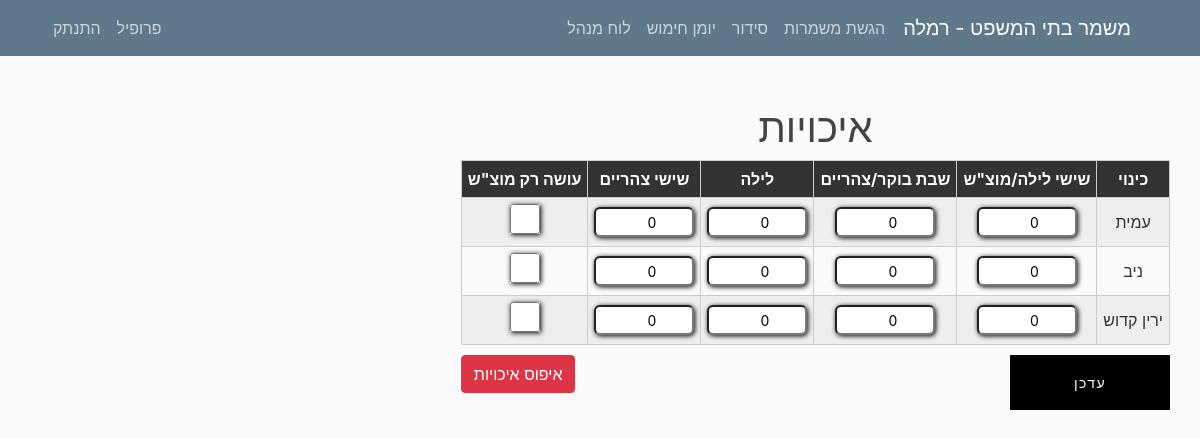
Page /quality/list/ (signed in) on the committed database.
### mishmar/models.py (models this page shows, shortened)
class Settings(models.Model):
    submitting = models.BooleanField(default=True, verbose_name="ניתן להגיש/לשנות הגשות")
    pin_code = models.IntegerField(default=1234, verbose_name="קוד זיהוי")
    officer = models.CharField(max_length=20, verbose_name="קצין מתקן")
    city = models.CharField(max_length=100, verbose_name="עיר")
    max_seq0 = models.IntegerField(default=2, verbose_name="מספר רצפים מקסימלי לילה לצהריים")
    max_seq1 = models.IntegerField(default=2, verbose_name="מספר רצפים מקסימלי צהריים לבוקר")
    version = models.CharField(max_length=10, default="1.0", verbose_name="גרסה")
    friday_morning = models.BooleanField(default=False, verbose_name="שישי בוקר נחשב במינימום הגשות?", blank=True)
    friday_noon = models.BooleanField(default=False, verbose_name="שישי בצהריים נחשב במינימום הגשות?", blank=True)
    num_mags = models.PositiveIntegerField(default=3, verbose_name="מספר מחסניות")
    hand_cuffs = models.PositiveIntegerField(default=8, verbose_name="מספר אזיקים")
    num_mag_cases = models.PositiveIntegerField(default=8, verbose_name="מספר פונדות")
    num_gun_cases = models.PositiveIntegerField(default=8, verbose_name="מספר נרתיקים")

### users/models.py (models this page shows, shortened)
class UserSettings(models.Model):
    user = models.OneToOneField(User, on_delete=models.CASCADE)
    nickname = models.CharField(default="אין", max_length=20, verbose_name="כינוי", blank=True)
    night = models.IntegerField(default=0, verbose_name="לילה")
    sat_night = models.IntegerField(default=0, verbose_name="שישי לילה/מוצ\"ש")
    fri_noon = models.IntegerField(default=0, verbose_name="שישי צהריים")
    sat_morning = models.IntegerField(default=0, verbose_name="שבת בוקר/צהריים")
    image = models.TextField(default="", verbose_name="תמונה", blank=True)
    sat = models.BooleanField(default=False, verbose_name="עושה רק מוצ\"ש")
    language = models.CharField(default="hebrew", max_length=30, verbose_name="שפה")
    class Meta:
        verbose_name = "הגדרות משתמש"
        verbose_name_plural = "הגדרות משתמשים"

### users/views.py (the view, shortened to what this page needs)
# urls.py: path('quality/list/', user_views.QualityUserListView.as_view(), name="quality-list"),
class QualityUserListView(LoginRequiredMixin, UserPassesTestMixin, ListView):
    model = USettings
    queryset = USettings.objects.all().exclude(user__username='admin').exclude(user__username='metagber')
    template_name = 'users/quality_user_list.html'
    context_object_name = 'users'
    ordering = ['id']
    def test_func(self):
        return isStaff(self.request.user)

### mishmar/views.py (called while the page is built)
@register.filter
def get_city(string):
    settings = Settings.objects.all().first()
    return settings.city

@register.filter
def isStaff(user):
    return user.groups.filter(name='staff').exists()

@register.filter
def getmonth(month):
    letter = month.lower()[0]
    if (letter >= 'a' and letter <= 'z'):
        return month
    else:
        months_he = ["ינו", "פבר", "מרץ", "אפר", "מאי", "יונ", "יול", "אוג", "ספט", "אוק", "נוב", "דצמ"]
        months = ["jan", "feb", "mar", "apr", "may", "jun", "jul", "aug", "sep", "oct", "nov", "dec"]
        return months[months_he.index(month)]

@register.filter
def getday(string):
    letter = datetime.datetime.now().strftime("%b").lower()[0]
    if (letter >= 'a' and letter <= 'z'):
        return datetime.datetime.now()
    return datetime.datetime.now()

@register.filter(name="translate_text")
def translate_text(text, user, from_language="hebrew"):
    if user.is_authenticated:
        user_settings = USettings.objects.all().filter(user=user).first()
        if from_language != user_settings.language:
            langs_dict = GoogleTranslator.get_supported_languages(as_dict=True)
            translator = GoogleTranslator(source='auto', target=langs_dict[user_settings.language])
            return translator.translate(text).capitalize()
    return text

@register.filter
def get_base_string(user, num):
    return translate_text(base_strings[int(num)], user, "hebrew")

### users/views.py (called while the page is built)
@register_tag.filter
def isStaff(user):
    return user.groups.filter(name='staff').exists()

### users/templates/users/quality_user_list.html (shortened to what this page needs)
{% extends "mishmar/base.html" %}
{% block content %}
<h1>איכויות</h1>
<table class="responsive-table-input-matrix" style="align-items: center">
    <thead>
    <tr>
        <th>כינוי</th>
        <th>שישי לילה/מוצ"ש</th>
        <th>שבת בוקר/צהריים</th>
        <th>לילה</th>
        <th>שישי צהריים</th>
        <th>עושה רק מוצ"ש</th>
    </tr>
    </thead>
    <tbody>
      <form method="POST">
    {% for user in users %}
    <tr style="align-content: end">
        <td>{{ user.nickname }}</td>
        <td><input type="number" min="0" required name="sat_night{{user.id}}" id="sat_night{{user.id}}" value="{{user.sat_night}}" style="width: 100px; text-align: center;"></td>
        <td><input type="number" min="0" required name="sat_morning{{user.id}}" id="sat_morning{{user.id}}" value="{{user.sat_morning}}" style="width: 100px; text-align: center;"></td>
        <td><input type="number" min="0" required name="night{{user.id}}" id="night{{user.id}}" value="{{user.night}}" style="width: 100px; text-align: center;" ></td>
        <td><input type="number" min="0" required name="fri_noon{{user.id}}" id="fri_noon{{user.id}}" value="{{user.fri_noon}}" style="width: 100px; text-align: center;" ></td>
        <td><input type="checkbox" name="sat{{user.id}}" id="sat{{user.id}}" {% if user.sat %}checked {% endif %}></td>
    </tr>
    {% endfor %}
    </tbody>
</table>
<div style="margin-top: 10px; flex: 1; display: flex; justify-content: space-between;">
      <div style="width: 200px">
        <button class="but effect01" type="submit" name="update"><span>עדכן</span></button>
      </div>
    <div>
      <button type="submit" name="reset" class="btn btn-danger">איפוס איכויות</button>
    </div>
</div>
{% endblock content %}

### mishmar/templates/mishmar/base.html (shortened to what this page needs)
{% load static %}
<!DOCTYPE html>
<html dir = rtl>
<head>
    <link rel="stylesheet" href="https://maxcdn.bootstrapcdn.com/bootstrap/4.0.0/css/bootstrap.min.css">
    <link rel="stylesheet" type="text/css" href="{% static 'mishmar/main.css' %}">
    <link rel="stylesheet" type="text/css" href="{% static 'mishmar/matrix.css' %}">
    <link rel="stylesheet" type="text/css" href="{% static 'mishmar/neon.css' %}">
</head>
<body>
    <header class="site-header">
      <nav class="navbar navbar-expand-md navbar-dark bg-steel fixed-top">
        <div class="container">
          <a class="navbar-brand mr-4" style="margin-left: 0.5em" href="{% url 'Home' %}">משמר בתי המשפט - {{ ""|get_city }}</a>
          <div class="collapse navbar-collapse" id="navbarToggle">
            <div class="navbar-nav ">
              {% if request.user.is_authenticated %}
              {% if request.user.username != 'metagber' %}
              <a class="nav-item nav-link" href="{% url 'Serve' %}">{{ request.user|get_base_string:"1" }}</a>
                <a  class="nav-item nav-link" href="{% url 'Organization' %}">{{ request.user|get_base_string:"2" }}</a>
                {% endif %}
                <a  class="nav-item nav-link" href="{% url 'armingday' year='today'|getday|date:'Y' month='today'|getday|date:'b'|getmonth day='today'|getday|date:'d' %}">יומן חימוש</a>
                {% endif %}
                {% if request.user|isStaff %}
                    <a  class="nav-item nav-link" href="{% url 'staff-panel' %}">לוח מנהל</a>
                {% endif %}
            </div>
            <div class="navbar-nav mr-auto">
                {% if request.user.is_authenticated %}
                {% if request.user.username != 'metagber' %}
                    <a class="nav-item nav-link" href="{% url 'profile' %}">{{ request.user|get_base_string:"6" }}</a>
                    {% endif %}
                    <a class="nav-item nav-link" href="{% url 'logout' %}">{{ request.user|get_base_string:"7" }}</a>
                 {% else %}
                    <a class="nav-item nav-link" href="{% url 'login' %}">{{ request.user|get_base_string:"8" }}</a>
                    <a class="nav-item nav-link" href="{% url 'register' %}">{{ request.user|get_base_string:"9" }}</a>
                {% endif %}
            </div>
          </div>
        </div>
      </nav>
    </header>
    <main role="main" class="container">
      <div class="row" dir="rtl">
        <div>
          {% block content %}{% endblock %}
        </div>
      </div>
    </main>
</body>
</html>

### mishmar/static/mishmar/main.css (style rules this page uses)
body { background: #fafafa; color: #333333; margin-top: 5rem; padding: 1.5em; direction: rtl; text-align: right; }
h1, h2, h3, h4, h5, h6 { color: #444444; direction: rtl; text-align: center; }
.bg-steel { background-color: #5f788a; }
.site-header .navbar-nav .nav-link { color: #cbd5db; }
input[type=number] { width: 170px; height: 30px; overflow: hidden; font-size: 14px; border-radius: 6px; box-shadow: 1px 1px 5px black; border: 1; }
input[type=checkbox] { width: 30px; height: 30px; overflow: hidden; font-size: 14px; border-radius: 6px; box-shadow: 1px 1px 5px black; border: 1; }

### mishmar/static/mishmar/matrix.css (style rules this page uses)
table { width: 100%; border-collapse: collapse; }
tr:nth-of-type(odd) { background: #eee; }
th { background: #333; color: white; font-weight: bold; }
td, th { padding: 6px; border: 1px solid #ccc; text-align: center; white-space: pre-line; }

### mishmar/static/mishmar/neon.css (style rules this page uses)
.but { letter-spacing: 0.1em; cursor: pointer; font-size: 14px; font-weight: 400; line-height: 45px; max-width: 160px; position: relative; text-decoration: none; text-transform: uppercase; width: 100%; }
.effect01 { color: #fafafa; border: 4px solid #000; box-shadow:0px 0px 0px 1px #000 inset; background-color: #000; overflow: hidden; position: relative; transition: all 0.3s ease-in-out; }
.effect01 span { transition: all 0.2s ease-out; z-index: 2; }
.effect01:after { background: #fafafa; border: 0px solid #000; content: ""; height: 155px; left: -75px; opacity: .8; position: absolute; top: -50px; -webkit-transform: rotate(35deg); transform: rotate(35deg); width: 50px; transition: all 1s cubic-bezier(0.075, 0.82, 0.165, 1); z-index: 1; }

### rows in the picture
Settings: city "רמלה"
UserSettings: nickname "עמית", sat_night "0", sat_morning "0", night "0", fri_noon "0"
UserSettings: nickname "ניב", sat_night "0", sat_morning "0", night "0", fri_noon "0"
UserSettings: nickname "ירין קדוש", sat_night "0", sat_morning "0", night "0", fri_noon "0"

### other values in the picture
{{ request.user|get_base_string:"1" }} "הגשת משמרות"
{{ request.user|get_base_string:"2" }} "סידור"
{{ request.user|get_base_string:"6" }} "פרופיל"
{{ request.user|get_base_string:"7" }} "התנתק"
